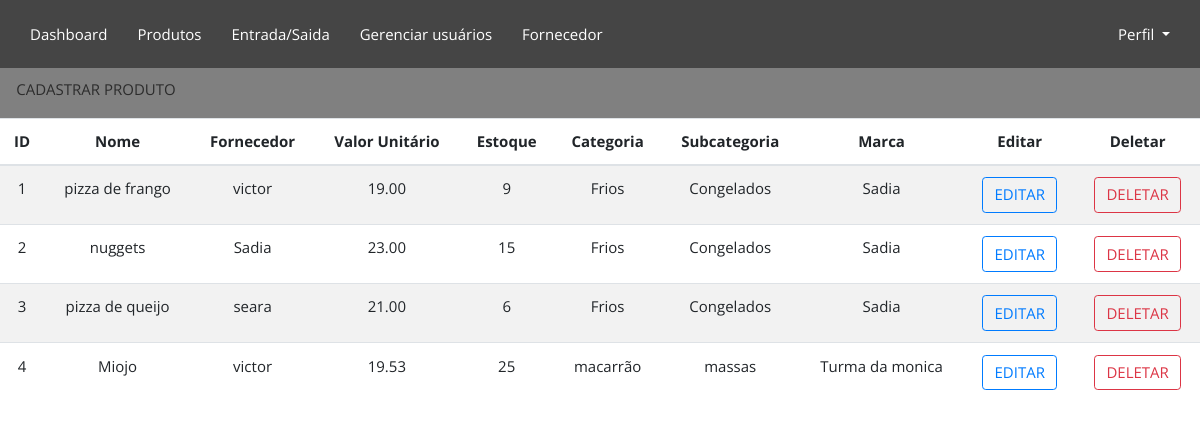
Page /telainicial/produtos/ (signed in) on the committed database.
### Produtos/models.py (models this page shows, shortened)
class Produtos(models.Model):
   idProduto = models.AutoField(primary_key=True)
   idFornecedor = models.ForeignKey(Fornecedor,on_delete=models.CASCADE)
   nomeProduto=models.CharField(max_length= 30)
   valorUnit= models.DecimalField(max_digits=10,decimal_places=2)
   qntEstoque =models.IntegerField(default = 1)
   categoria = models.CharField(max_length=15)
   subCategoria=models.CharField(max_length=15)
   marcaProduto=models.CharField(max_length=15)

### Fornecedores/models.py (models this page shows, shortened)
class Fornecedor(models.Model):
    idFornecedor = models.AutoField(primary_key=True)
    nomeFornecedor = models.CharField(max_length=30, validators = [valida_texto])
    endereco = models.CharField(max_length=30)
    telefone = models.CharField(max_length=20)
    cep = models.CharField(max_length=8)
    cnpj = models.CharField(max_length=14)

### Produtos/views.py (the view)
# urls.py: path('', produtos_view),
def produtos_view(request):
    if(verifica_login(request)):
        produtos = Produtos.objects.all()
        fornecedores = Fornecedor.objects.all()
        return render(request, "produtos.html", {"produtos": produtos, "fornecedores": fornecedores})
    else:
        return redirect(login_view)

### login/views.py (called while the page is built)
def verifica_login(request):
        return 'user_id' in request.session

### Produtos/templates/produtos.html (shortened to what this page needs)
{% extends 'base.html' %}
{% load static %}
{% block content%}
    <link rel="stylesheet" href="{% static 'css/produto.css' %}">
    <div class="retangulo">
        <ul>
            <li>
                <a href="{% url 'cadastrarProdutos_view' %}" class="btn btn-transparent">CADASTRAR PRODUTO</a>
            </li>
        </ul>
    </div>
    <table class="table table-striped">
        <thead class="thead">
            <tr>
                <th scope="col">ID</th>
                <th scope="col">Nome</th>
                <th scope="col">Fornecedor</th>
                <th scope="col">Valor Unitário</th>
                <th scope="col">Estoque</th>
                <th scope="col">Categoria</th>
                <th scope="col">Subcategoria</th>
                <th scope="col">Marca</th>
                <th scope="col">Editar</th>
                <th scope="col">Deletar</th>
            </tr>
        </thead>
        <tbody>
            {% for produto in produtos %}
            <tr>
                <td>{{ produto.idProduto }}</td>
                <td>{{ produto.nomeProduto}}</td>
                <td>{{ produto.idFornecedor.nomeFornecedor }}</td>
                <td>{{ produto.valorUnit }}</td>
                <td>{{ produto.qntEstoque }}</td>
                <td>{{ produto.categoria }}</td>
                <td>{{ produto.subCategoria }}</td>
                <td>{{ produto.marcaProduto }}</td>
                <td>
                    <a href="{% url 'editarProdutos_view' produto.idProduto %}" class="btn btn-outline-primary">EDITAR</a>
                </td>
                <td>
                    <a href="{% url 'deleteProdutos_view' produto.idProduto %}" class="btn btn-outline-danger">DELETAR</a>
                </td>
            </tr>
            {% endfor %}
        </tbody>
    </table>
{% endblock %}

### Static/css/base.css (style rules this page uses)
* { margin:auto; padding: 0; box-sizing: border-box; font-family: 'Open Sans', sans-serif; font-size: 15px ; outline: none; }

### Produtos/static/css/produto.css (style rules this page uses)
.retangulo ul { height: 50px; background-color: grey; }
.retangulo ul li { display: inline; }
.retangulo ul li a { color: #2c2c2c; display: inline-block; text-decoration: none; transition: background .3s; }
.btn-transparent { margin: 5px; background: transparent; border: none; transition: background .3s; color: white; }
.table thead th, .table tbody td { text-align: center; }
dl, ol, ul { margin-top: 0; margin-bottom: auto; }

### rows in the picture
Produtos: idProduto "1", nomeProduto "pizza de frango", idFornecedor.nomeFornecedor "victor", valorUnit "19.00", qntEstoque "9", categoria "Frios", subCategoria "Congelados", marcaProduto "Sadia"
Produtos: idProduto "2", nomeProduto "nuggets", idFornecedor.nomeFornecedor "Sadia", valorUnit "23.00", qntEstoque "15", categoria "Frios", subCategoria "Congelados", marcaProduto "Sadia"
Produtos: idProduto "3", nomeProduto "pizza de queijo", idFornecedor.nomeFornecedor "seara", valorUnit "21.00", qntEstoque "6", categoria "Frios", subCategoria "Congelados", marcaProduto "Sadia"
Produtos: idProduto "4", nomeProduto "Miojo", idFornecedor.nomeFornecedor "victor", valorUnit "19.53", qntEstoque "25", categoria "macarrão", subCategoria "massas", marcaProduto "Turma da monica"
